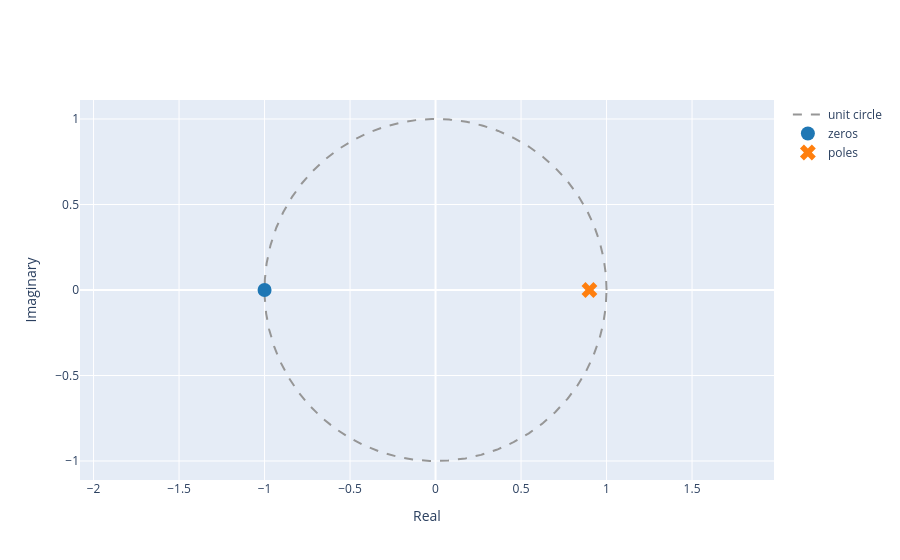

The code cell stored with this chart in its notebook:
### Markdown cell above
iii. Use the function  `plot_zeros_poles(z, p)` to plot the zeros and poles found in ii.

### Code cell
from util import plot_zeros_poles 
plot_zeros_poles(zeros, poles)

### Figure 1 — Plotly figure (JSON) as saved in the notebook; plotly's stock layout.template omitted (floating-point values rounded to 4 significant figures; data arrays with more than 128 entries replaced by an {"elided": "..."} marker saying what was removed)
{"data": [{"line": {"color": "rgb(150,150,150)", "dash": "dash", "shape": "linear"}, "mode": "lines", "name": "unit circle", "type": "scatter", "x": {"elided": "1000 float values"}, "y": {"elided": "1000 float values"}}, {"marker": {"color": "#1f77b4", "size": 14, "symbol": "circle"}, "mode": "markers", "name": "zeros", "type": "scatter", "x": [-1.0], "y": [0.0]}, {"marker": {"color": "#ff7f0e", "size": 14, "symbol": "x"}, "mode": "markers", "name": "poles", "type": "scatter", "x": [0.9], "y": [0.0]}], "layout": {"xaxis": {"title": {"text": "Real"}}, "yaxis": {"scaleanchor": "x", "scaleratio": 1, "title": {"text": "Imaginary"}}}}
